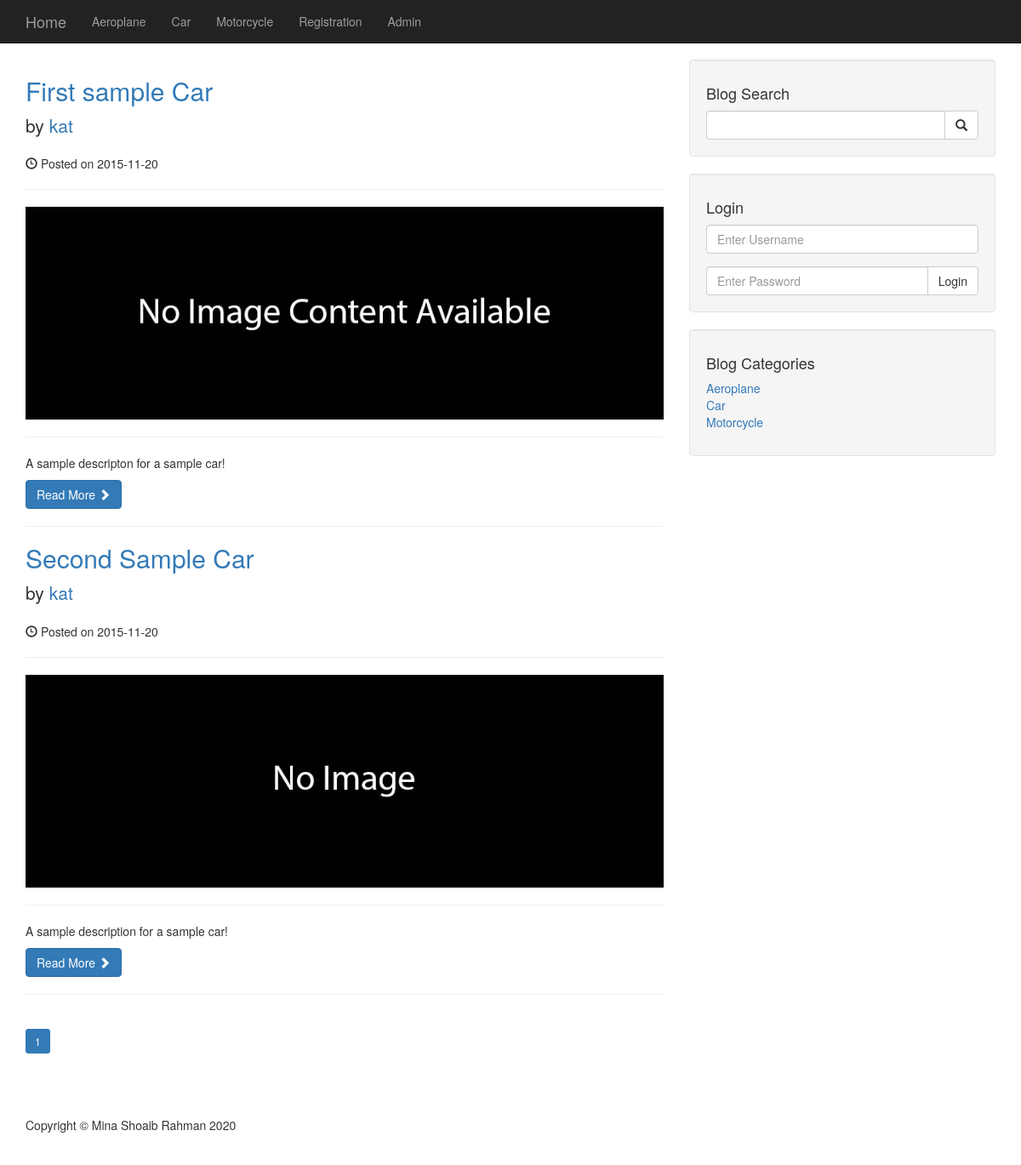
The page / on the database its author committed.
### tables this page shows
CREATE TABLE `categories` (
  `cat_id` int(3) NOT NULL,
  `cat_title` varchar(255) NOT NULL
);

CREATE TABLE `posts` (
  `post_id` int(3) NOT NULL,
  `post_category_id` int(3) NOT NULL,
  `post_title` varchar(255) NOT NULL,
  `post_author` varchar(255) NOT NULL,
  `post_date` date NOT NULL,
  `post_image` text NOT NULL,
  `post_content` text NOT NULL,
  `post_tags` varchar(255) NOT NULL,
  `post_status` varchar(255) NOT NULL DEFAULT 'draft'
);

### admin/includes/functions.php (called while the page is built, shortened)
<?php
function getPublishedPosts() {
    global $connection;
    $query = "SELECT * FROM posts WHERE post_status = 'published'";
    if ($result = mysqli_query($connection, $query))
        return $result;
    return null;
}
function getPublishedPostsByIndex($start, $num) {
    global $connection;
    $query = "SELECT * FROM posts WHERE post_status = 'published' LIMIT {$start}, {$num}";
    if ($result = mysqli_query($connection, $query))
        return $result;
    return null;
}
?>

### includes/post.php (the view)
<?php $post_link = "post.php?id={$row["post_id"]}"; ?>
<h2>
    <a href="<?php echo $post_link; ?>"><?php echo $row["post_title"]; ?></a>
</h2>
<p class="lead">
    by <a href="user_post.php?user=<?php echo $row["post_author"]; ?>"><?php echo $row["post_author"]; ?></a>
</p>
<p><span class="glyphicon glyphicon-time"></span> Posted on <?php echo $row["post_date"]; ?></p>
<hr>
<a href="<?php echo $post_link; ?>">
    <img class="img-responsive" src="<?php echo "images/" . $row["post_image"]; ?>" alt="">
</a>
<hr>
<p><?php echo substr($row["post_content"], 0, 200); ?></p>
<a class="btn btn-primary" href="<?php echo $post_link; ?>">Read More <span class="glyphicon glyphicon-chevron-right"></span></a>
<hr>

### includes/navigation.php (shortened to what this page needs)
<nav class="navbar navbar-inverse navbar-fixed-top" role="navigation">
    <div class="container">
        <div class="navbar-header">
            <a class="navbar-brand" href="index.php">Home</a>
        </div>
        <div class="collapse navbar-collapse" id="bs-example-navbar-collapse-1">
            <ul class="nav navbar-nav">
<?php
                    $query = "SELECT * FROM categories";
                    if ($result = mysqli_query($connection, $query)) {
                        while ($row = mysqli_fetch_assoc($result)) {
                            echo "<li><a href='search.php?id={$row['cat_id']}'>{$row['cat_title']}</a></li>";
                        }
                    }
                    echo "<li><a href='registration.php'>Registration</a></li>";
 ?>
                 <li>
                    <a href="admin">Admin</a>
                 </li>
            </ul>
        </div>
    </div>
</nav>

### index.php (shortened to what this page needs)
<?php include "includes/header.php"; ?>
<?php
    $total_pages = 1;
    $current_page = 1;
    if ($result = getPublishedPosts()) {
        $total_posts = mysqli_num_rows($result);
        $total_pages = ceil($total_posts / POST_PER_PAGE);
    }
?>
    <div class="row">
        <div class="col-md-8">
<?php
            if ($result = getPublishedPostsByIndex(($current_page - 1) * POST_PER_PAGE, POST_PER_PAGE)) {
                while ($row = mysqli_fetch_assoc($result)) {
                    include "includes/post.php";
                }
            }
?>
        </div>
        <?php include "includes/sidebar.php"; ?>
    </div>
    <ul class="pagination pagination-sm">
<?php
        for ($i = 1; $i <= $total_pages; $i++) {
            if ($i == $current_page) {
?>
                <li class="page-item active" aria-current="page">
                    <span class="page-link"><?php echo $i; ?><span class="sr-only">(current)</span></span>
                </li>
<?php
            } else {
?>
                <li class="page-item"><a class="page-link" href="index.php?page=<?php echo $i; ?>"><?php echo $i; ?></a></li>
<?php
            }
        }
?>
    </ul>
<?php include "includes/footer.php"; ?>

### includes/sidebar.php (shortened to what this page needs)
<div class="col-md-4">
    <div class="well">
        <h4>Blog Search</h4>
        <form class="" action="search.php" method="post">
            <div class="input-group">
                <input type="text" name="search" class="form-control">
                <span class="input-group-btn">
                    <button class="btn btn-default" type="submit" name="submit">
                        <span class="glyphicon glyphicon-search"></span>
                    </button>
                </span>
            </div>
        </form>
    </div>
<?php
    if (!isset($_SESSION["role"])) {
?>
        <div class="well">
            <h4>Login</h4>
            <form class="" action="includes/login.php" method="post">
                <div class="form-group">
                    <input type="text" name="username" class="form-control" placeholder="Enter Username">
                </div>
                <div class="input-group">
                    <input type="password" name="password" class="form-control" placeholder="Enter Password">
                    <span class="input-group-btn">
                        <button class="btn btn-default" type="submit" name="login">Login</button>
                    </span>
                </div>
            </form>
        </div>
<?php }  ?>
    <div class="well">
        <h4>Blog Categories</h4>
        <div class="row">
            <div class="col-lg-12">
                <ul class="list-unstyled">
<?php
                    $query = "SELECT * FROM categories";
                    if ($result = mysqli_query($connection, $query)) {
                        while ($row = mysqli_fetch_assoc($result)) {
?>
                            <li>
                                <a href="search.php?id=<?php echo $row["cat_id"]; ?>"><?php echo $row["cat_title"]; ?></a>
                            </li>
<?php
                        }
                    }
?>
                </ul>
            </div>
        </div>
    </div>
</div>

### css/blog-home.css (style rules this page uses)
body { padding-top: 70px; }

### rows shown on the page
categories: cat_title "Aeroplane"
categories: cat_title "Car"
categories: cat_title "Motorcycle"
posts: post_title "First sample Car", post_author "kat", post_date "2015-11-20", post_image (placeholder picture), post_content "A sample descripton for a sample car!"
posts: post_title "Second Sample Car", post_author "kat", post_date "2015-11-20", post_image (placeholder picture), post_content "A sample description for a sample car!"
